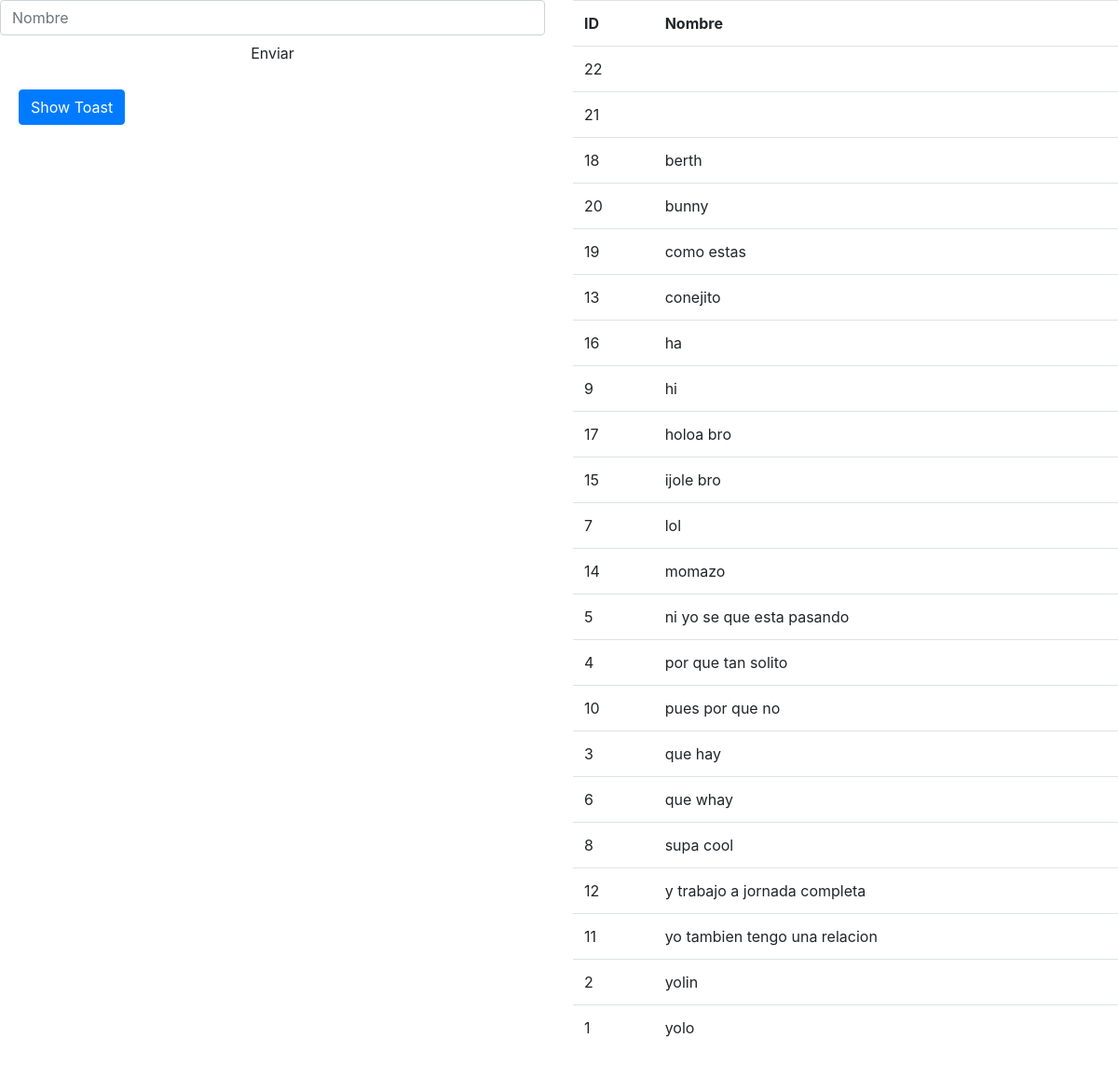
The page /ajaxjqueryphp/index.php on the database its author committed.
### tables this page shows
CREATE TABLE `nombres` (
  `idNombre` int(10) NOT NULL,
  `nombreNombre` varchar(50) NOT NULL
);

### ajaxjqueryphp/consultas.php (called while the page is built, shortened)
<?php
    function getResTab(){
        $conexion = conectarDB();
        $consulta = "SELECT * FROM nombres ORDER BY nombreNombre;";
        $resultado = mysqli_query( $conexion, $consulta ) or die ( "Algo ha ido mal en la consulta a la base de datos");
        $res = array();
        while ($columna = mysqli_fetch_array( $resultado )){
            $nomb = array();
            array_push($nomb, $columna['idNombre'], $columna['nombreNombre']);
            array_push($res, $nomb);
        }
        return $res;
    }
?>

### ajaxjqueryphp/index.php (the view, shortened to what this page needs)
<!DOCTYPE html>
<html lang="en">
<head>
    <link rel="stylesheet" href="https://stackpath.bootstrapcdn.com/bootstrap/4.3.1/css/bootstrap.min.css">
<link rel="stylesheet" href="https://maxcdn.bootstrapcdn.com/font-awesome/4.7.0/css/font-awesome.min.css">
</head>
<body>
    <div class="row">
        <div class="col-sm-6">
            <div class="form-group">
                <input type="text" class="form-control" placeholder="Nombre" id="nombre" name="nombre">
                <button class="form-control btn" onclick="enviar()">Enviar</button>
            </div>
            <div class="bs-example">
	<button type="button" class="btn btn-primary show-toast">Show Toast</button>
</div>
        </div>
        <div class="col-sm-6">
            <div id="tablita">
<?php
    include_once ("consultas.php");
    $tabla=getResTab();
?>
<table class="table">
    <tr>
        <th>
            ID
        </th>
        <th>
            Nombre
        </th>
    </tr>
    <?php
        foreach ($tabla as $val) {
    ?>
    <tr>
        <td>
            <?php
                echo $val[0];
            ?>
        </td>
        <td>
            <?php
                echo $val[1];
            ?>
        </td>
    </tr>
    <?php
        }
    ?>
</table>
            </div>
        </div>
    </div>
</body>
</html>

### ajaxjqueryphp/index.php (style rules this page uses)
.bs-example { margin: 20px; position: relative; }

### rows shown on the page
nombres: idNombre "18", nombreNombre "berth"
nombres: idNombre "20", nombreNombre "bunny"
nombres: idNombre "19", nombreNombre "como estas"
nombres: idNombre "13", nombreNombre "conejito"
nombres: idNombre "17", nombreNombre "holoa bro"
nombres: idNombre "15", nombreNombre "ijole bro"
nombres: idNombre "7", nombreNombre "lol"
nombres: idNombre "14", nombreNombre "momazo"
nombres: idNombre "5", nombreNombre "ni yo se que esta pasando"
nombres: idNombre "4", nombreNombre "por que tan solito"
nombres: idNombre "10", nombreNombre "pues por que no"
nombres: idNombre "3", nombreNombre "que hay"
nombres: idNombre "6", nombreNombre "que whay"
nombres: idNombre "8", nombreNombre "supa cool"
nombres: idNombre "12", nombreNombre "y trabajo a jornada completa"
nombres: idNombre "11", nombreNombre "yo tambien tengo una relacion"
nombres: idNombre "2", nombreNombre "yolin"
nombres: idNombre "1", nombreNombre "yolo"

### other values the page prints
$val[0] "22"
$val[0] "21"
$val[0] "16"
$val[1] "ha"
$val[0] "9"
$val[1] "hi"
